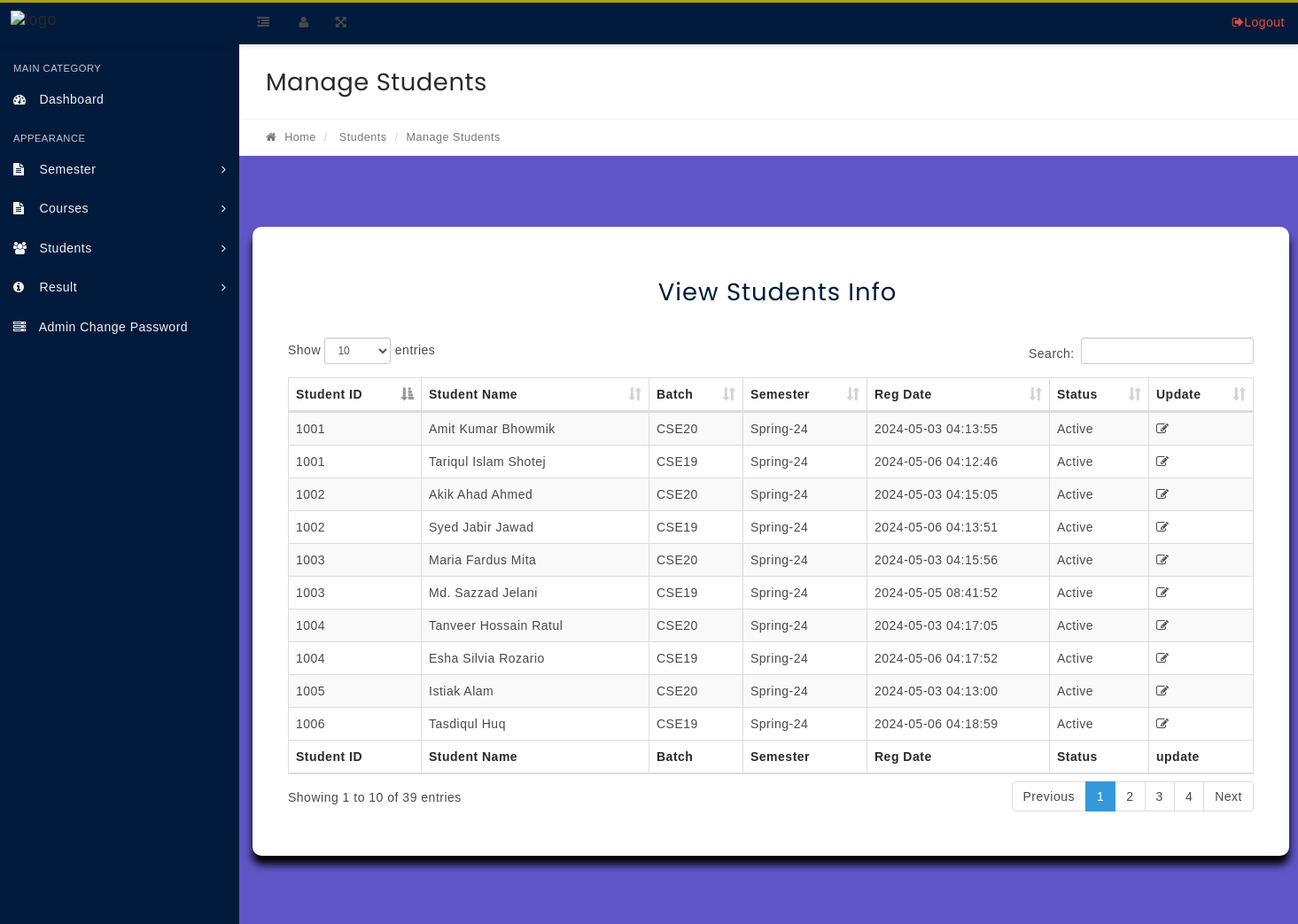
/manage-students.php, run on the app's committed database.
### tables this page shows
CREATE TABLE `tblstudents` (
  `StudentId` int(11) NOT NULL,
  `StudentName` varchar(100) NOT NULL,
  `RollId` varchar(100) NOT NULL,
  `StudentEmail` varchar(100) NOT NULL,
  `Gender` varchar(10) NOT NULL,
  `DOB` varchar(100) NOT NULL,
  `ClassId` int(11) NOT NULL,
  `RegDate` timestamp NOT NULL DEFAULT current_timestamp(),
  `UpdationDate` timestamp NULL DEFAULT NULL ON UPDATE current_timestamp(),
  `Status` int(1) NOT NULL,
  `Pass` varchar(100) NOT NULL
);

CREATE TABLE `tblclasses` (
  `id` int(11) NOT NULL,
  `ClassName` varchar(80) DEFAULT NULL,
  `ClassNameNumeric` int(4) NOT NULL,
  `Section` varchar(5) NOT NULL,
  `CreationDate` timestamp NOT NULL DEFAULT current_timestamp(),
  `UpdationDate` timestamp NOT NULL DEFAULT '0000-00-00 00:00:00' ON UPDATE current_timestamp()
);

### manage-students.php (the view, shortened to what this page needs)
<?php
include('includes/config.php');
if(strlen($_SESSION['alogin'])=="")
    {
    header("Location: index.php");
    }
    else{
?>
<!DOCTYPE html>
<html lang="en">
    <head>
        <link rel="stylesheet" href="css/bootstrap.min.css" media="screen" >
        <link rel="stylesheet" href="css/font-awesome.min.css" media="screen" >
        <link rel="stylesheet" href="css/animate-css/animate.min.css" media="screen" >
        <link rel="stylesheet" href="css/lobipanel/lobipanel.min.css" media="screen" >
        <link rel="stylesheet" href="css/prism/prism.css" media="screen" >
        <link rel="stylesheet" type="text/css" href="js/DataTables/datatables.min.css"/>
        <link rel="stylesheet" href="css/main.css" media="screen" >
    </head>
    <body class="top-navbar-fixed">
        <div class="main-wrapper">
   <?php include('includes/topbar.php');?>
            <div class="content-wrapper">
                <div class="content-container">
<?php include('includes/leftbar.php');?>
                    <div class="main-page">
                        <div class="container-fluid">
                            <div class="row page-title-div">
                                <div class="col-md-6">
                                    <h2 class="title">Manage Students</h2>
                                </div>
                            </div>
                            <div class="row breadcrumb-div">
                                <div class="col-md-6">
                                    <ul class="breadcrumb">
            							<li><a href="dashboard.php"><i class="fa fa-home"></i> Home</a></li>
                                        <li> Students</li>
            							<li class="active">Manage Students</li>
            						</ul>
                                </div>
                            </div>
                        </div>
                        <section class="section">
                            <div class="container-fluid">
                                <div class="row">
                                    <div class="col-md-12">
                                        <div class="container">
                                            <div class="panel-heading">
                                                <div align="center" class="panel-title">
                                                    <h2 style="color: #021b3c;" class="hd">View Students Info</h2>
                                                </div>
                                            </div>
                                            <div class="panel-body p-20">
                                                <table id="example" class="display table table-striped table-bordered" cellspacing="0" width="100%">
                                                    <thead>
                                                        <tr>
                                                            <th>Student ID</th>
                                                            <th>Student Name</th>
                                                            <th>Batch</th>
                                                            <th>Semester</th>
                                                            <th>Reg Date</th>
                                                            <th>Status</th>
                                                            <th>Update</th>
                                                        </tr>
                                                    </thead>
                                                    <tfoot>
                                                        <tr>
                                                          <th>Student ID</th>
                                                            <th>Student Name</th>
                                                            <th>Batch</th>
                                                            <th>Semester</th>
                                                            <th>Reg Date</th>
                                                            <th>Status</th>
                                                            <th>update</th>
                                                        </tr>
                                                    </tfoot>
                                                    <tbody>
<?php $sql = "SELECT tblstudents.StudentName,tblstudents.RollId,tblstudents.RegDate,tblstudents.StudentId,tblstudents.Status,tblclasses.ClassName,tblclasses.Section from tblstudents join tblclasses on tblclasses.id=tblstudents.ClassId";
$query = $dbh->prepare($sql);
$query->execute();
$results=$query->fetchAll(PDO::FETCH_OBJ);
$cnt=1;
if($query->rowCount() > 0)
{
foreach($results as $result)
{   ?>
<tr>
 <td><?php echo htmlentities($result->RollId);?></td>
                                                            <td><?php echo htmlentities($result->StudentName);?></td>
                                                            <td><?php echo htmlentities($result->Section);?></td>
                                                            <td><?php echo htmlentities($result->ClassName);?></td>
                                                            <td><?php echo htmlentities($result->RegDate);?></td>
                                                             <td><?php if($result->Status==1){
echo htmlentities('Active');
}
else{
   echo htmlentities('Blocked');
}
                                                                ?></td>
<td>
<a href="edit-student.php?stid=<?php echo htmlentities($result->StudentId);?>"><i class="fa fa-edit" title="Edit Record"></i> </a>
</td>
</tr>
<?php $cnt=$cnt+1;}} ?>
                                                    </tbody>
                                                </table>
                                            </div>
                                        </div>
                                    </div>
                                                </div>
                                            </div>
                                        </div>
                                    </div>
                                </div>
                            </div>
    </body>
</html>
<?php } ?>

### manage-students.php (style rules this page uses)
body { font-family: Arial, sans-serif; background: url(./back7.jpg) no-repeat; //background-position: center; background-size: cover; background-color: #6055c7; margin: 0; padding: 0; }
.hd { letter-spacing: 1px; width: 100%; white-space: nowrap; overflow: hidden; animation: typing 6s, cursor 6s step-end infinite alternate; }
.container { max-width: 1200px; margin: 50px auto; padding: 20px; background-color: #ffffff ; background : ; border: #91e0ff solid rgba(255, 255, 255, 0.2); backdrop-filter: blur(10px); border-radius: 10px; box-shadow: 0 10px 10px rgba(0, 0, 0, 1); text-align: left; animation: fadeInOut 2s; }

### data on the page
tblstudents: RollId "1005", StudentName "Istiak Alam", ClassId.Section "CSE20", ClassId.ClassName "Spring-24", RegDate "2024-05-03 04:13:00"
tblstudents: RollId "1001", StudentName "Amit Kumar Bhowmik", ClassId.Section "CSE20", ClassId.ClassName "Spring-24", RegDate "2024-05-03 04:13:55"
tblstudents: RollId "1002", StudentName "Akik Ahad Ahmed", ClassId.Section "CSE20", ClassId.ClassName "Spring-24", RegDate "2024-05-03 04:15:05"
tblstudents: RollId "1003", StudentName "Maria Fardus Mita", ClassId.Section "CSE20", ClassId.ClassName "Spring-24", RegDate "2024-05-03 04:15:56"
tblstudents: RollId "1004", StudentName "Tanveer Hossain Ratul", ClassId.Section "CSE20", ClassId.ClassName "Spring-24", RegDate "2024-05-03 04:17:05"
tblstudents: RollId "1003", StudentName "Md. Sazzad Jelani", ClassId.Section "CSE19", ClassId.ClassName "Spring-24", RegDate "2024-05-05 08:41:52"
tblstudents: RollId "1001", StudentName "Tariqul Islam Shotej", ClassId.Section "CSE19", ClassId.ClassName "Spring-24", RegDate "2024-05-06 04:12:46"
tblstudents: RollId "1002", StudentName "Syed Jabir Jawad", ClassId.Section "CSE19", ClassId.ClassName "Spring-24", RegDate "2024-05-06 04:13:51"
tblstudents: RollId "1004", StudentName "Esha Silvia Rozario", ClassId.Section "CSE19", ClassId.ClassName "Spring-24", RegDate "2024-05-06 04:17:52"
tblstudents: RollId "1006", StudentName "Tasdiqul Huq", ClassId.Section "CSE19", ClassId.ClassName "Spring-24", RegDate "2024-05-06 04:18:59"
